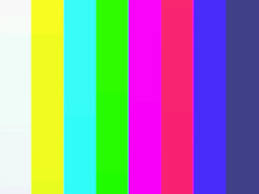
#> input picture test/test.jpg, 259 x 194 px
$ python slicetest.py
#> lines starting #> are read from the running program, lines starting #| are printed output that depends on the picture
import cv2
import numpy as np

TexturedImg = cv2.imread('test.jpg',1)
#> TexturedImg is the input picture: shape (194, 259, 3); mean B, G, R 160.8, 143.1, 150.9
height,width,channle = TexturedImg.shape
#> height = 194; width = 259; channle = 3
slice_window = TexturedImg[::,::9,::9]
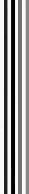
#> slice_window: shape (194, 29, 1); min 0, max 255, mean 157.5
print(slice_window[0])
#> (printed output is left out)
for i in range(0,len(slice_window)):
    cv2.imshow('test'+str(i),slice_window[i])

cv2.waitKey(0)
cv2.destroyAllWindows()
